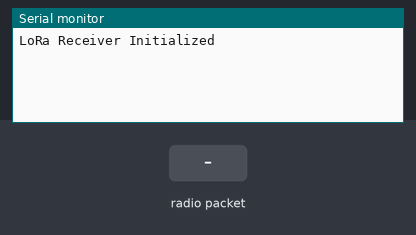
This sketch was run on a simulated Arduino Mega 2560, built with avr-gcc and run on an emulated ATmega2560. Parts: the last lines printed to the serial monitor. The inputs (shaded band) are chosen by the test bench. No radio packets arrive unless stated.

Above: at 1.2 s.
1.3 s: radio packet "1" arrives
At 2.5 s:
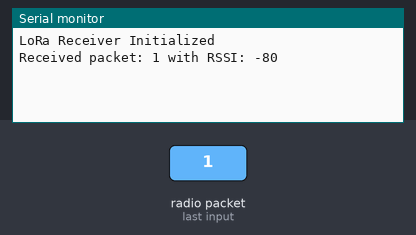
2.8 s: radio packet "0" arrives
At 3.8 s:
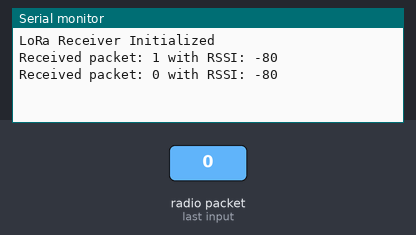
4.3 s: radio packet "2" arrives
At 5.0 s:
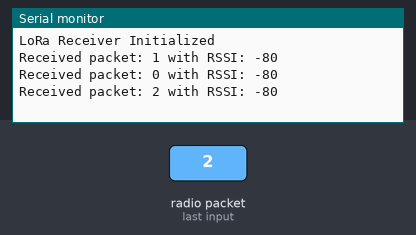

Measured:
- after the input at 1.3 s, the serial monitor: prints a new line at once (image 1)
- after the input at 2.8 s, the serial monitor: prints a new line at once (image 2)
- after the input at 4.3 s, the serial monitor: prints a new line at once (image 3)

The sketch:

lora_recieve.ino
```cpp
//lora receiver
#include <LoRa.h>

void setup() {
  Serial.begin(115200);
  while (!Serial);

  LoRa.setPins(5, 2, -1); // NSS, Reset, DIO0 for Arduino Mega

  if (!LoRa.begin(433E6)) { // Frequency for India
    Serial.println("Starting LoRa failed!");
    while (1);
  }

  Serial.println("LoRa Receiver Initialized");
}

void loop() {
  int packetSize = LoRa.parsePacket();
  if (packetSize) {
    String packet = "";
    while (LoRa.available()) {
      packet += (char)LoRa.read();
    }
    int rssi = LoRa.packetRssi();
    Serial.print("Received packet: ");
    Serial.print(packet);
    Serial.print(" with RSSI: ");
    Serial.println(rssi);
  }
}
```
